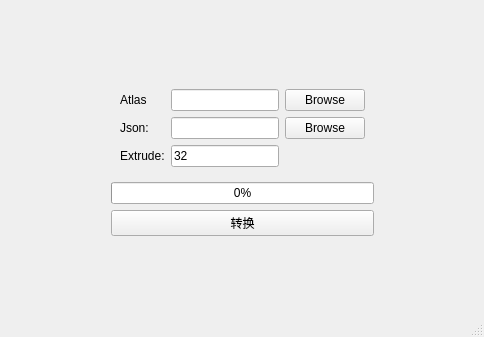
<?xml version="1.0" encoding="UTF-8"?>
<ui version="4.0">
 <class>MainWindow</class>
 <widget class="QMainWindow" name="MainWindow">
  <property name="geometry">
   <rect>
    <x>0</x>
    <y>0</y>
    <width>484</width>
    <height>337</height>
   </rect>
  </property>
  <property name="windowTitle">
   <string>MainWindow</string>
  </property>
  <widget class="QWidget" name="centralwidget">
   <layout class="QHBoxLayout" name="horizontalLayout">
    <item>
     <spacer name="horizontalSpacer">
      <property name="orientation">
       <enum>Qt::Horizontal</enum>
      </property>
      <property name="sizeHint" stdset="0">
       <size>
        <width>40</width>
        <height>20</height>
       </size>
      </property>
     </spacer>
    </item>
    <item>
     <widget class="QWidget" name="widget_2" native="true">
      <layout class="QVBoxLayout" name="verticalLayout">
       <item>
        <spacer name="verticalSpacer">
         <property name="orientation">
          <enum>Qt::Vertical</enum>
         </property>
         <property name="sizeHint" stdset="0">
          <size>
           <width>20</width>
           <height>40</height>
          </size>
         </property>
        </spacer>
       </item>
       <item>
        <widget class="QWidget" name="widget" native="true">
         <layout class="QGridLayout" name="gridLayout">
          <item row="0" column="0">
           <widget class="QLabel" name="label_image">
            <property name="text">
             <string>Atlas</string>
            </property>
           </widget>
          </item>
          <item row="0" column="2">
           <widget class="QPushButton" name="pushButton_image_browse">
            <property name="text">
             <string>Browse</string>
            </property>
           </widget>
          </item>
          <item row="0" column="1">
           <widget class="QLineEdit" name="lineEdit_image">
            <property name="text">
             <string/>
            </property>
           </widget>
          </item>
          <item row="1" column="1">
           <widget class="QLineEdit" name="lineEdit_json">
            <property name="text">
             <string/>
            </property>
           </widget>
          </item>
          <item row="1" column="2">
           <widget class="QPushButton" name="pushButton_json_browse">
            <property name="text">
             <string>Browse</string>
            </property>
           </widget>
          </item>
          <item row="1" column="0">
           <widget class="QLabel" name="label_json">
            <property name="text">
             <string>Json:</string>
            </property>
           </widget>
          </item>
          <item row="2" column="0">
           <widget class="QLabel" name="label_extrude">
            <property name="text">
             <string>Extrude:</string>
            </property>
           </widget>
          </item>
          <item row="2" column="1">
           <widget class="QLineEdit" name="lineEdit_extrude">
            <property name="text">
             <string>32</string>
            </property>
           </widget>
          </item>
         </layout>
        </widget>
       </item>
       <item>
        <widget class="QProgressBar" name="progressBar">
         <property name="value">
          <number>0</number>
         </property>
        </widget>
       </item>
       <item>
        <widget class="QPushButton" name="pushButton_convert">
         <property name="text">
          <string>转换</string>
         </property>
        </widget>
       </item>
       <item>
        <spacer name="verticalSpacer_2">
         <property name="orientation">
          <enum>Qt::Vertical</enum>
         </property>
         <property name="sizeHint" stdset="0">
          <size>
           <width>20</width>
           <height>40</height>
          </size>
         </property>
        </spacer>
       </item>
      </layout>
     </widget>
    </item>
    <item>
     <spacer name="horizontalSpacer_2">
      <property name="orientation">
       <enum>Qt::Horizontal</enum>
      </property>
      <property name="sizeHint" stdset="0">
       <size>
        <width>40</width>
        <height>20</height>
       </size>
      </property>
     </spacer>
    </item>
   </layout>
  </widget>
  <widget class="QMenuBar" name="menubar">
   <property name="geometry">
    <rect>
     <x>0</x>
     <y>0</y>
     <width>484</width>
     <height>22</height>
    </rect>
   </property>
  </widget>
  <widget class="QStatusBar" name="statusbar"/>
 </widget>
 <resources/>
 <connections/>
</ui>
